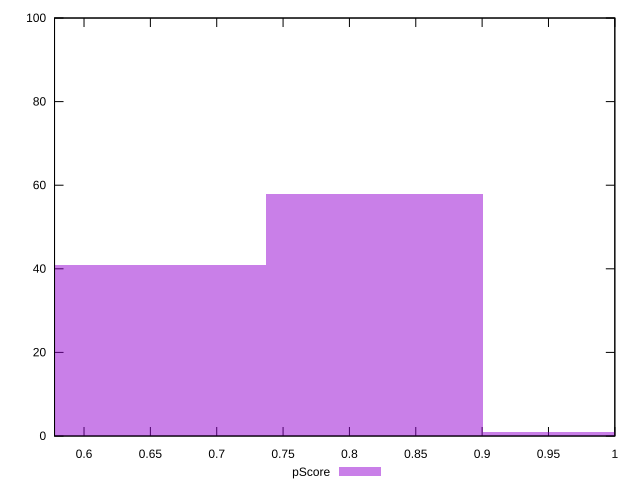

Write gnuplot code to recreate this figure.
reset

$pScore <<EOF
0.6551488364461823 41
0.8189360455577278 58
0.9827232546692735 1
EOF

set key outside below
set boxwidth 0.16378720911154557
set xrange [0.5777777777777777:1]
set yrange [0:100]
set trange [0:100]
set style fill transparent solid 0.5 noborder
set terminal svg size 640, 490 enhanced background rgb 'white'
set output "report_00013_2021-02-09T12-04-24.940Z/uses-webp-images/samples/pages+cached/pScore/histogram.svg"

plot $pScore title "pScore" with boxes

reset
